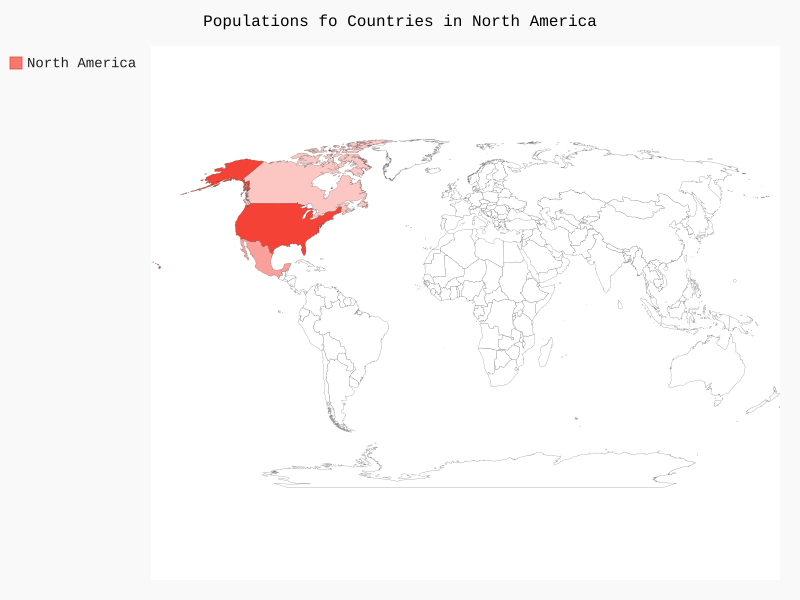

The script that drew this image:
# -*- coding=utf-8 -*-
from pygal.maps.world import World



wm = World()
wm.title = 'Populations of Countries in North America'

# 每一行的国家颜色都是一样的。
wm.add("North America", {'ca': 34126000, 'us': 309349000, 'mx': 113423000})
# 生成file文件
wm.render_to_file('na_populations.svg')
